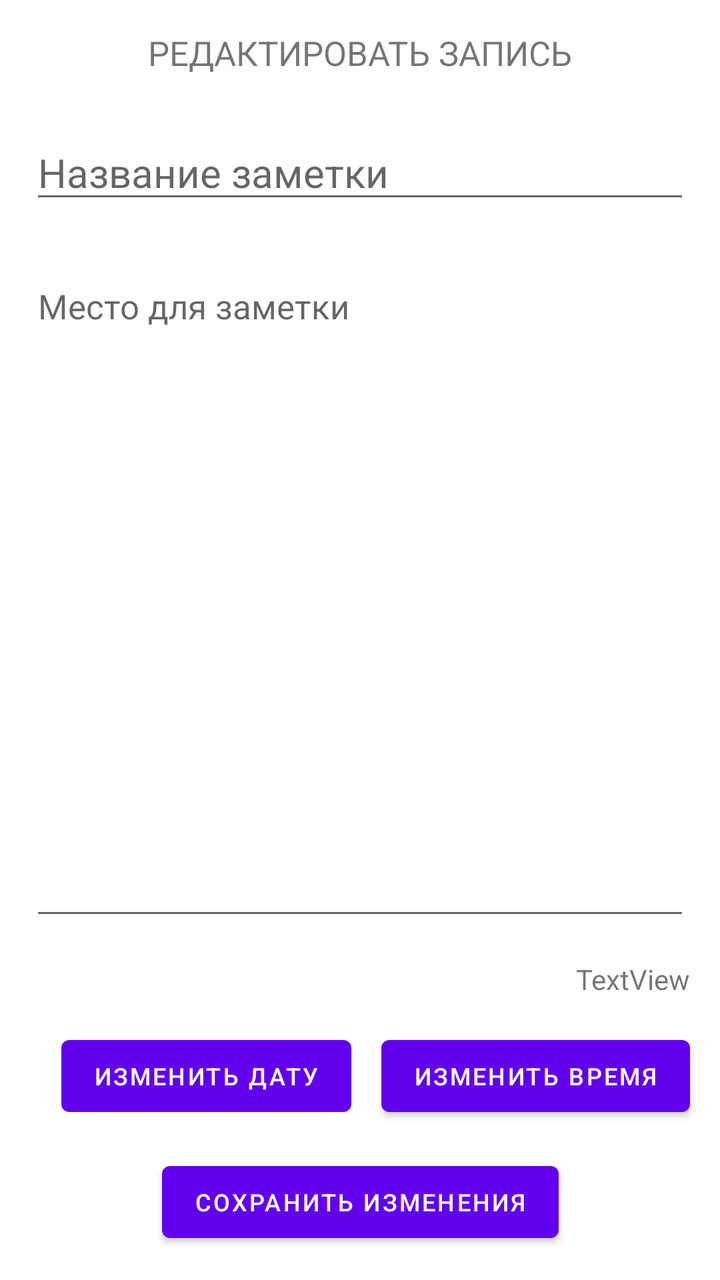
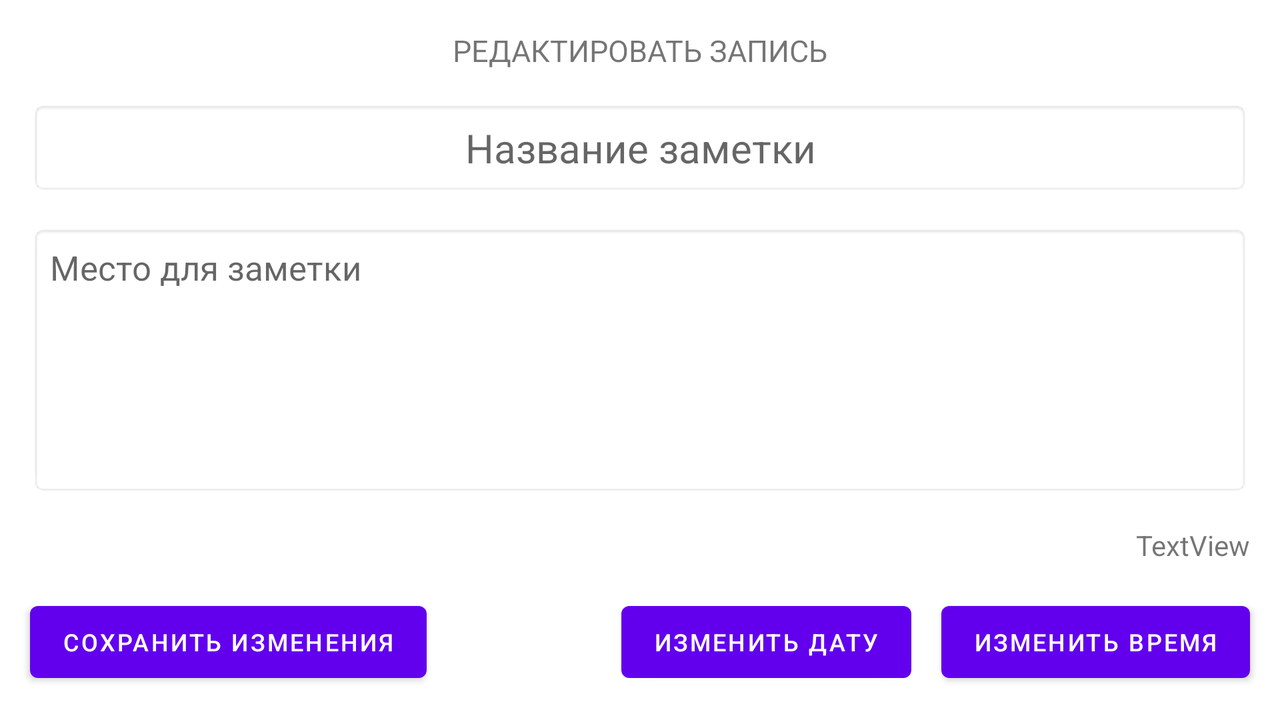

The same Android screen from two of the app's own layout files: first res/layout/ as a phone draws it, then the repository's variant for another configuration, drawn on a device whose configuration selects that folder. Both files follow.
<!-- AndroidManifest.xml: application theme Theme.Diary -->
<!-- res/layout/fragment_editing_note_detail.xml -->
<?xml version="1.0" encoding="utf-8"?>
<androidx.constraintlayout.widget.ConstraintLayout xmlns:android="http://schemas.android.com/apk/res/android"
    xmlns:app="http://schemas.android.com/apk/res-auto"
    xmlns:tools="http://schemas.android.com/tools"
    android:id="@+id/update_note_page"
    android:layout_width="match_parent"
    android:layout_height="match_parent">

    <TextView
        android:id="@+id/editing_page_id"
        android:layout_width="wrap_content"
        android:layout_height="wrap_content"
        android:layout_marginTop="15dp"
        android:text="@string/update_note_menu_item"
        android:textAllCaps="true"
        android:textSize="17sp"
        app:layout_constraintEnd_toEndOf="parent"
        app:layout_constraintStart_toStartOf="parent"
        app:layout_constraintTop_toTopOf="parent" />

    <EditText
        android:id="@+id/title_et"
        android:layout_width="match_parent"
        android:layout_height="0dp"
        android:layout_marginStart="15dp"
        android:layout_marginTop="25dp"
        android:layout_marginEnd="15dp"
        android:foregroundGravity="fill_vertical"
        android:gravity="start"
        android:hint="@string/title_field_hint"
        android:textAllCaps="false"
        android:textColor="@color/black"
        android:textSize="20sp"
        app:layout_constraintEnd_toEndOf="parent"
        app:layout_constraintStart_toStartOf="parent"
        app:layout_constraintTop_toBottomOf="@+id/editing_page_id" />

    <EditText
        android:id="@+id/description_et"
        android:layout_width="match_parent"
        android:layout_height="0dp"
        android:layout_marginStart="15dp"
        android:layout_marginTop="25dp"
        android:layout_marginEnd="15dp"
        android:layout_marginBottom="15dp"
        android:gravity="start"
        android:hint="@string/description_field_hint"
        android:textColor="@color/black"
        android:textSize="17sp"
        app:layout_constraintBottom_toTopOf="@+id/date_create_note_tv"
        app:layout_constraintEnd_toEndOf="parent"
        app:layout_constraintStart_toStartOf="parent"
        app:layout_constraintTop_toBottomOf="@+id/title_et" />

    <TextView
        android:id="@+id/date_create_note_tv"
        android:layout_width="wrap_content"
        android:layout_height="wrap_content"
        android:layout_marginEnd="15dp"
        android:layout_marginBottom="15dp"
        android:text="TextView"
        app:layout_constraintBottom_toTopOf="@+id/choose_time_btn"
        app:layout_constraintEnd_toEndOf="parent" />

    <Button
        android:id="@+id/choose_time_btn"
        android:layout_width="wrap_content"
        android:layout_height="wrap_content"
        android:layout_marginEnd="15dp"
        android:layout_marginBottom="15dp"
        android:text="@string/choose_time"
        android:textSize="12sp"
        app:layout_constraintBottom_toTopOf="@+id/save_changes_btn"
        app:layout_constraintEnd_toEndOf="parent" />

    <Button
        android:id="@+id/save_changes_btn"
        android:layout_width="wrap_content"
        android:layout_height="wrap_content"
        android:layout_marginBottom="15dp"
        android:text="@string/save_changes"
        android:textSize="12sp"
        app:layout_constraintBottom_toBottomOf="parent"
        app:layout_constraintEnd_toEndOf="parent"
        app:layout_constraintStart_toStartOf="parent" />

    <Button
        android:id="@+id/choose_date_btn"
        android:layout_width="wrap_content"
        android:layout_height="wrap_content"
        android:layout_marginEnd="15dp"
        android:layout_marginBottom="15dp"
        android:text="@string/choose_date"
        android:textSize="12sp"
        app:layout_constraintBottom_toTopOf="@+id/save_changes_btn"
        app:layout_constraintEnd_toStartOf="@+id/choose_time_btn" />

</androidx.constraintlayout.widget.ConstraintLayout>
<!-- resources referenced by this layout -->
<resources>
  <color name="black">#FF000000</color>
  <string name="choose_date"> Изменить дату </string>
  <string name="choose_time"> Изменить время </string>
  <string name="description_field_hint"> Место для заметки </string>
  <string name="save_changes"> Сохранить изменения </string>
  <string name="title_field_hint"> Название заметки </string>
  <string name="update_note_menu_item"> Редактировать запись </string>
  <style name="Theme.Diary" parent="Theme.MaterialComponents.DayNight.DarkActionBar">
          
          <item name="colorPrimary">@color/purple_500</item>
          <item name="colorPrimaryVariant">@color/purple_700</item>
          <item name="colorOnPrimary">@color/white</item>
          
          <item name="colorSecondary">@color/teal_200</item>
          <item name="colorSecondaryVariant">@color/teal_700</item>
          <item name="colorOnSecondary">@color/black</item>
          
          <item name="android:statusBarColor" tools:targetApi="l">?attr/colorPrimaryVariant</item>
          
          <item name="android:windowFullscreen">true</item>
      </style>
  <color name="purple_500">#FF6200EE</color>
  <color name="purple_700">#FF3700B3</color>
  <color name="white">#FFFFFFFF</color>
  <color name="teal_200">#FF03DAC5</color>
  <color name="teal_700">#FF018786</color>
</resources>
<!-- res/layout-land/fragment_editing_note_detail.xml (the repository's variant of the layout above) -->
<!-- drawn on the phone turned sideways -->
<?xml version="1.0" encoding="utf-8"?>
<androidx.constraintlayout.widget.ConstraintLayout xmlns:android="http://schemas.android.com/apk/res/android"
    xmlns:app="http://schemas.android.com/apk/res-auto"
    xmlns:tools="http://schemas.android.com/tools"
    android:id="@+id/update_note_page"
    android:layout_width="match_parent"
    android:layout_height="match_parent"
    android:background="@color/light_blue">

    <TextView
        android:id="@+id/editing_page_id"
        android:layout_width="wrap_content"
        android:layout_height="wrap_content"
        android:layout_marginTop="15dp"
        android:text="@string/update_note_menu_item"
        android:textAllCaps="true"
        android:textSize="15sp"
        app:layout_constraintEnd_toEndOf="parent"
        app:layout_constraintStart_toStartOf="parent"
        app:layout_constraintTop_toTopOf="parent" />

    <EditText
        android:id="@+id/title_et"
        android:layout_width="0dp"
        android:layout_height="wrap_content"
        android:layout_marginStart="15dp"
        android:layout_marginTop="15dp"
        android:layout_marginEnd="15dp"
        android:background="@android:drawable/editbox_background"
        android:ems="10"
        android:foregroundGravity="fill_vertical"
        android:gravity="center"
        android:hint="@string/title_field_hint"
        android:inputType="textImeMultiLine"
        android:padding="10dp"
        android:textAllCaps="false"
        android:textColor="@color/black"
        android:textSize="20sp"
        app:layout_constraintEnd_toEndOf="parent"
        app:layout_constraintStart_toStartOf="parent"
        app:layout_constraintTop_toBottomOf="@+id/editing_page_id" />

    <EditText
        android:id="@+id/description_et"
        android:layout_width="0dp"
        android:layout_height="0dp"
        android:layout_marginStart="15dp"
        android:layout_marginTop="15dp"
        android:layout_marginEnd="15dp"
        android:layout_marginBottom="15dp"
        android:background="@android:drawable/editbox_background"
        android:gravity="start"
        android:hint="@string/description_field_hint"
        android:inputType="textMultiLine"
        android:padding="10dp"
        android:textColor="@color/black"
        android:textSize="17sp"
        app:layout_constraintBottom_toTopOf="@+id/date_create_note_tv"
        app:layout_constraintEnd_toEndOf="parent"
        app:layout_constraintStart_toStartOf="parent"
        app:layout_constraintTop_toBottomOf="@+id/title_et" />

    <TextView
        android:id="@+id/date_create_note_tv"
        android:layout_width="wrap_content"
        android:layout_height="wrap_content"
        android:layout_marginEnd="15dp"
        android:layout_marginBottom="15dp"
        android:text="TextView"
        app:layout_constraintBottom_toTopOf="@+id/choose_time_btn"
        app:layout_constraintEnd_toEndOf="parent" />

    <Button
        android:id="@+id/choose_time_btn"
        android:layout_width="wrap_content"
        android:layout_height="wrap_content"
        android:layout_marginEnd="15dp"
        android:layout_marginBottom="15dp"
        android:text="@string/choose_time"
        android:textSize="12sp"
        app:layout_constraintBottom_toBottomOf="parent"
        app:layout_constraintEnd_toEndOf="parent" />

    <Button
        android:id="@+id/save_changes_btn"
        android:layout_width="wrap_content"
        android:layout_height="wrap_content"
        android:layout_marginStart="15dp"
        android:layout_marginBottom="15dp"
        android:text="@string/save_changes"
        android:textSize="12sp"
        app:layout_constraintBottom_toBottomOf="parent"
        app:layout_constraintStart_toStartOf="parent" />

    <Button
        android:id="@+id/choose_date_btn"
        android:layout_width="wrap_content"
        android:layout_height="wrap_content"
        android:layout_marginEnd="15dp"
        android:layout_marginBottom="15dp"
        android:text="@string/choose_date"
        android:textSize="12sp"
        app:layout_constraintBottom_toBottomOf="parent"
        app:layout_constraintEnd_toStartOf="@+id/choose_time_btn" />

</androidx.constraintlayout.widget.ConstraintLayout>
